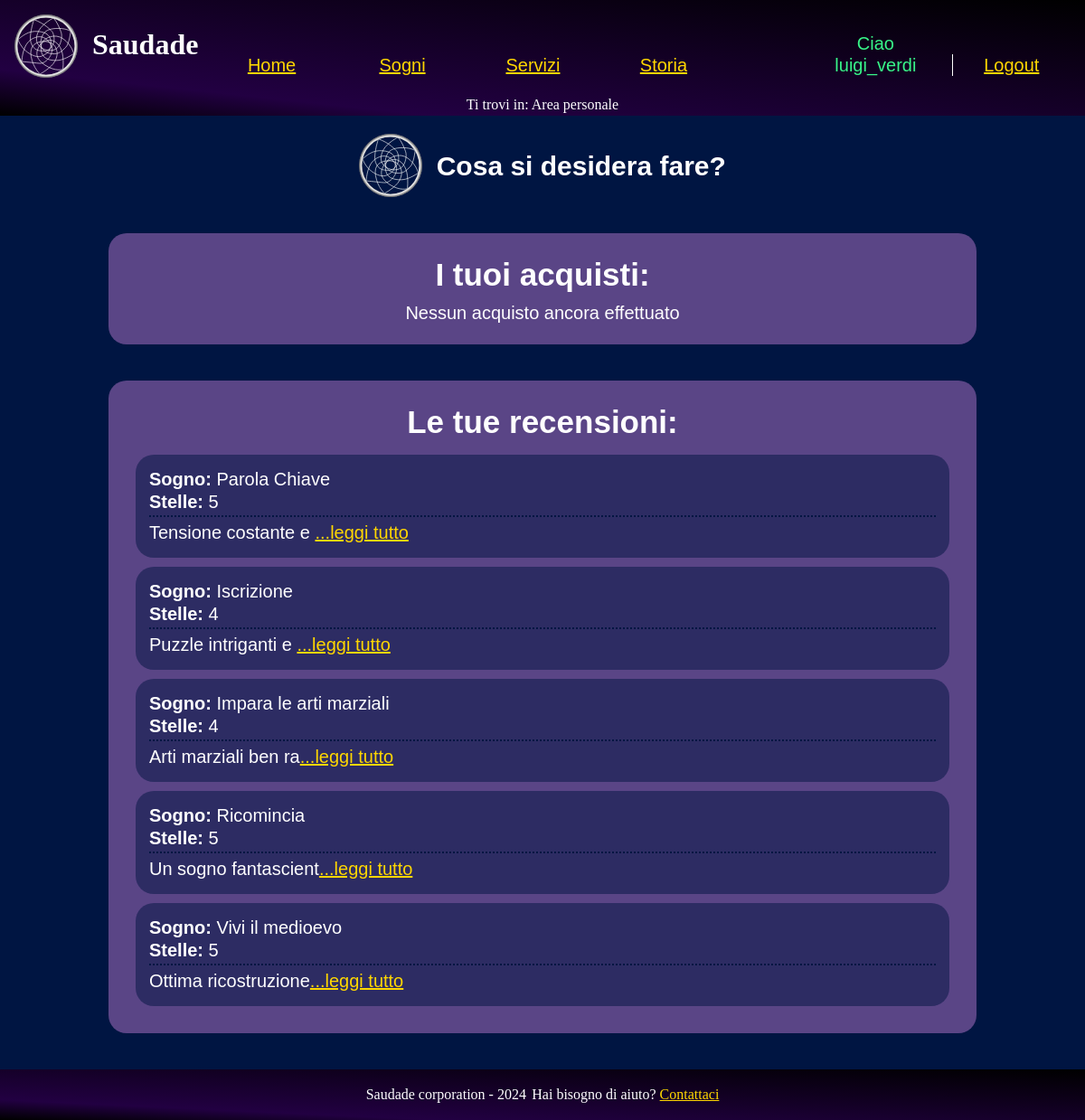
The app's page /src/php/dashboardUser.php (signed in), older data.
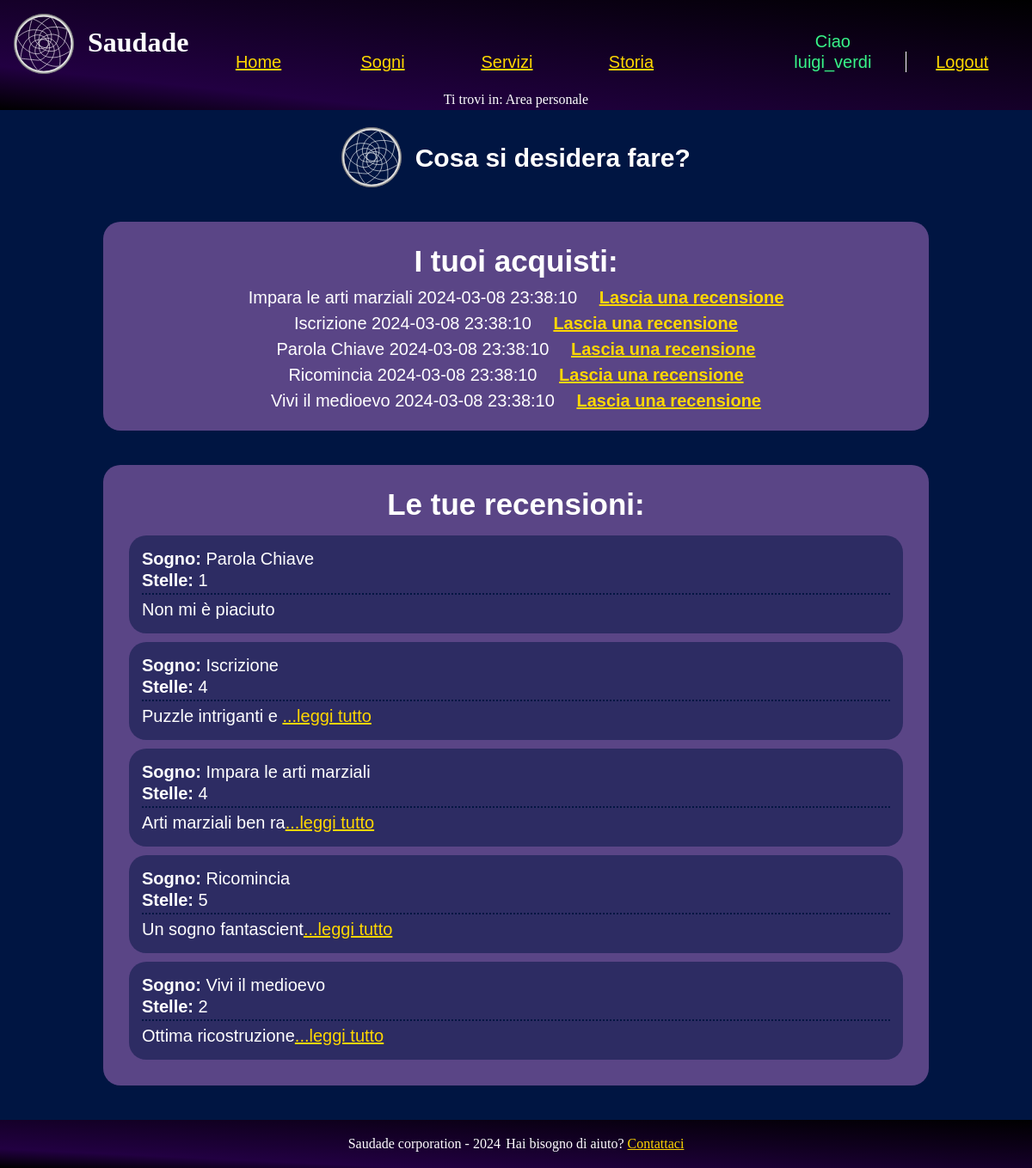
The same page, newer data.
### tables this page shows
CREATE TABLE recensioni (
  id SERIAL PRIMARY KEY,
  user_name VARCHAR(20) NOT NULL,
  testo TEXT NOT NULL,
  articolo VARCHAR(50),
  stelle INT CHECK (stelle >= 1 AND stelle <= 5),
  data TIMESTAMP DEFAULT CURRENT_TIMESTAMP,

  FOREIGN KEY (user_name) REFERENCES utenti(user_name) ON DELETE CASCADE ON UPDATE CASCADE,
  FOREIGN KEY (articolo) REFERENCES sogni(titolo) ON DELETE CASCADE  ON UPDATE CASCADE
);

CREATE TABLE acquisti(
  user_name VARCHAR(20) NOT NULL,
  articolo VARCHAR(50) NOT NULL,
  data DATETIME DEFAULT CURRENT_TIMESTAMP,
  PRIMARY KEY (user_name, articolo),

  FOREIGN KEY (user_name) REFERENCES utenti(user_name) ON DELETE CASCADE  ON UPDATE CASCADE,
  FOREIGN KEY (articolo) REFERENCES sogni(titolo) ON DELETE CASCADE  ON UPDATE CASCADE
);

### src/php/functions.php (called while the page is built, shortened)
<?php
class Functions {
    private $connection;
    public function openDBConnection(){
        global $HOST_DB, $USERNAME, $PASSWORD, $DATABASE_NAME;
        $this->connection = mysqli_connect(
            $HOST_DB,
            $USERNAME,
            $PASSWORD,
            $DATABASE_NAME
        );
        $this->connection->set_charset("utf8");
        return mysqli_connect_errno() == 0;
    }
    public function getConnection(){
        return $this->connection;
    }
}

### src/php/dashboardUser.php (the view, shortened to what this page needs)
<?php
    require_once("functions.php");
    $functions = new functions();
    $functions->openDBConnection();
    $pagina = new newPage("../html/dashboardUser.html", "Area personale user", "Area personale user", "Area personale user Saudade");
    if(isset($_SESSION['user_name'])){
        if($_SESSION['user_name'] != "admin") {
            $stmt = $functions->getConnection()->prepare("SELECT * FROM utenti WHERE user_name=?");
            $stmt->bind_param("s", $_SESSION['user_name']);
            $stmt->execute();
            $risultato = $stmt->get_result();
            if(mysqli_num_rows($risultato) > 0){
                $prenotaz = $functions->getConnection()->prepare("SELECT * FROM prenotazioni WHERE user_name=?;");
                $prenotaz->bind_param("s", $_SESSION['user_name']);
                $prenotaz->execute();
                $prenotaz = $prenotaz->get_result();
                if($prenotaz == NULL || mysqli_num_rows($prenotaz) == 0){
                    $pagina->modificaHTML("{prenotazione}", "");
                }
                $stmt = $functions->getConnection()->prepare("SELECT * FROM acquisti WHERE user_name=?");
                $stmt->bind_param("s", $_SESSION['user_name']);
                $stmt->execute();
                $ris = $stmt->get_result();
                if(mysqli_num_rows($ris) > 0){
                    $acquisti = "";
                    while ($row = $ris->fetch_assoc()) {
                        $acquisti .= "<li>" . $row['articolo'] . " ";
                        $acquisti .= $row['data'] . " ";
                        $acquisti .= "<a href=\"aggiungiRecensione.php?sogno=".urlencode($row['articolo'])."\">Lascia una recensione</a> </li>";
                    }
                    $pagina->modificaHTML("{elencosogni}", $acquisti);
                }else{
                    $pagina->modificaHTML("{elencosogni}", "<p>Nessun acquisto ancora effettuato</p>");
                }
                $recenz = $functions->getConnection()->prepare("SELECT * FROM recensioni WHERE user_name=? ORDER BY data;");
                $recenz->bind_param("s", $_SESSION['user_name']);
                $recenz->execute();
                $recenz = $recenz->get_result();
                if($recenz == NULL || mysqli_num_rows($recenz) == 0){
                    $rec = "<p>Ancora nessuna recensione</p>";
                    $pagina->modificaHTML("{recensioni}", $rec);
                }
                else{
                    $rec = "";
                    foreach( $recenz as $row){
                        $rec .= file_get_contents("../html/recensioneTemp.html");
                        $rec = str_replace("{utente}", "<span class='titoletto'>Sogno: </span>" . $row['articolo'], $rec);
                        $rec = str_replace("{stelle}", $row['stelle'], $rec);
                        $text = $row['testo'];
                        $maxLength=20;
                        if (strlen($text) > $maxLength) {
                            $text = substr($text, 0, $maxLength) . '<a href="#" class="read-more" onclick="espandi(event)">...leggi tutto</a><span class="full-description hidden">' . substr($text, $maxLength) . '</span>';
                        }
                        $rec = str_replace("{testo}", $text, $rec);
                    }
                }
            }else{
                $pagina->printErrorPage("Utente non trovato");
            }
        }else{
            $pagina->printErrorPage("<div class=\"sectionDash\">Pagina riservata agli utenti</div>");
        }
    }else{
        $pagina->printErrorPage("<div class=\"sectionDash\">Pagina riservata ad utenti loggati, esegui il <a href=\"login.php\"><span lang=\"en\">login</span></a> per accedere</div>");
    }

Row changes from the older to the newer data that the page shows:
added acquisti: articolo "Impara le arti marziali", value "2024-03-08 23:38:10"
added acquisti: articolo "Iscrizione", value "2024-03-08 23:38:10"
added acquisti: articolo "Parola Chiave", value "2024-03-08 23:38:10"
added acquisti: articolo "Ricomincia", value "2024-03-08 23:38:10"
added acquisti: articolo "Vivi il medioevo", value "2024-03-08 23:38:10"
changed recensioni: articolo "Sogno: Parola Chiave Stelle: 5" → "Sogno: Parola Chiave Stelle: 1 Non mi è piaciuto"; testo "Tensione costante e" → (not shown)
changed recensioni "Ottima ricostruzione": articolo "Sogno: Vivi il medioevo Stelle: 5" → "Sogno: Vivi il medioevo Stelle: 2"
Text that changed along with them:
text no longer shown: "Nessun acquisto ancora effettuato ...leggi tutto ...leggi tutto ...leggi tutto ...leggi tutto ...leggi tutto"
text now shown: "...leggi tutto ...leggi tutto ...leggi tutto ...leggi tutto"
